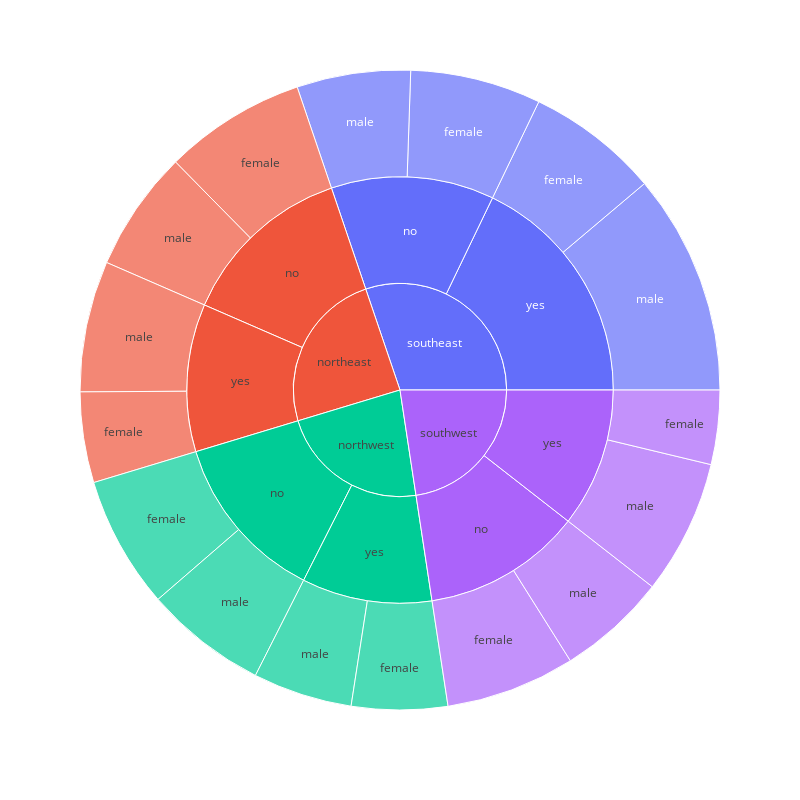

Source (notebook cell):
### Code cell
# Simple Sunburst Chart

fig = px.sunburst(insurance, path=['region', 'smoker' , 'sex'], values='charges')
fig.update_layout (height = 800 , width = 800)
fig.show()

### Figure 1 — Plotly figure (JSON) as saved in the notebook; plotly's stock layout.template omitted (floating-point values rounded to 4 significant figures)
{"data": [{"branchvalues": "total", "domain": {"x": [0, 1], "y": [0, 1]}, "hovertemplate": "labels=%{label}<br>charges=%{value}<br>parent=%{parent}<br>id=%{id}<extra></extra>", "ids": ["northeast/no/female", "northwest/no/female", "southeast/no/female", "southwest/no/female", "northeast/yes/female", "northwest/yes/female", "southeast/yes/female", "southwest/yes/female", "northeast/no/male", "northwest/no/male", "southeast/no/male", "southwest/no/male", "northeast/yes/male", "northwest/yes/male", "southeast/yes/male", "southwest/yes/male", "northeast/no", "northwest/no", "southeast/no", "southwest/no", "northeast/yes", "northwest/yes", "southeast/yes", "southwest/yes", "northeast", "northwest", "southeast", "southwest"], "labels": ["female", "female", "female", "female", "female", "female", "female", "female", "male", "male", "male", "male", "male", "male", "male", "male", "no", "no", "no", "no", "yes", "yes", "yes", "yes", "northeast", "northwest", "southeast", "southwest"], "name": "", "parents": ["northeast/no", "northwest/no", "southeast/no", "southwest/no", "northeast/yes", "northwest/yes", "southeast/yes", "southwest/yes", "northeast/no", "northwest/no", "southeast/no", "southwest/no", "northeast/yes", "northwest/yes", "southeast/yes", "southwest/yes", "northeast", "northwest", "southeast", "southwest", "northeast", "northwest", "southeast", "southwest", "", "", "", ""], "type": "sunburst", "values": [1273000.0, 1186000.0, 1173000.0, 1161000.0, 812900.0, 860500.0, 1189000.0, 665400.0, 1083000.0, 1098000.0, 1020000.0, 980100.0, 1175000.0, 890700.0, 1982000.0, 1206000.0, 2356000.0, 2285000.0, 2193000.0, 2141000.0, 1988000.0, 1751000.0, 3171000.0, 1872000.0, 4344000.0, 4036000.0, 5364000.0, 4013000.0]}], "layout": {"height": 800, "legend": {"tracegroupgap": 0}, "margin": {"t": 60}, "width": 800}}
